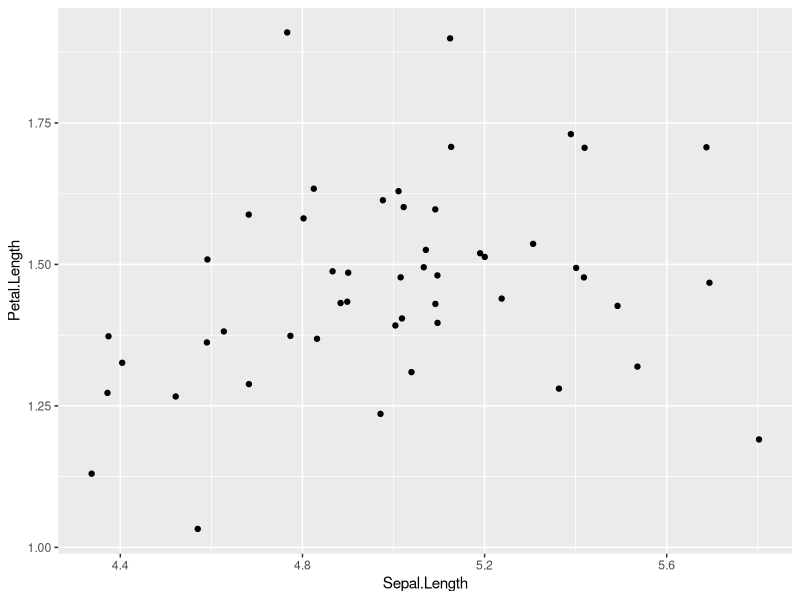

The R source for this figure: (Note: this script raises an error after producing the figure.)
## ---- chunk 1
library(dplyr)
library(ggplot2)

## ---- chunk 2

head(iris)


## ---- chunk 3
str(iris)
## ---- chunk 4

data_temp <- iris[iris$Species == "setosa",]

str(data_temp)

## ---- chunk 5
library(dplyr)

data_temp <- filter(iris, Species == "setosa")

str(data_temp)

## ---- chunk 6
library(ggplot2)
iris%>%
  filter(Species == "setosa")%>%
  filter(Sepal.Length > 0.02)%>%
  select(Sepal.Length, Petal.Length)%>%
  ggplot(aes(x = Sepal.Length, y = Petal.Length))+
    geom_jitter()

## ---- chunk 7
#filter(data, argument1 &| argument2 &| ... )

filter(iris, Species == "setosa" & Sepal.Length > 0.3)

## ---- chunk 8
#select(data, colonne1, colonne2,...)

select(iris, Sepal.Width, Sepal.Length)

## ---- chunk 9
# ex. summarise(data, moyenne = mean(variable), mediane = median(variable)
#, N = n())

summarise(iris, 
          moyenne = mean(Sepal.Width), 
          mediane = median(Sepal.Width), 
          N = n())

## ---- chunk 10
data_temp <- group_by(iris, Species)
summarise(data_temp,
          moyenne = mean(Sepal.Width), 
          mediane = median(Sepal.Width), 
          N = n())

## ---- chunk 11
data_temp <- select(iris, Sepal.Width)
# mutate(data, new_variable_name/variable_name = transformation)
mutate(data_temp, 
       Sepal.Width_2 = Sepal.Width + 3.14)

## ---- chunk 12
data_temp <- select(iris, Sepal.Width, Species)
# mutate(data, new_variable_name/variable_name = if_else(test, alors, sinon))
mutate(data_temp, 
       Sepal.Width_2 = if_else(Species == "setosa", 
                               Sepal.Width + 3.14, 
                               Sepal.Width))
## ---- chunk 13
data_temp <- select(iris, Sepal.Width, Species)
# mutate(data, nouveau_nom = ancien_nom)
rename(data_temp, Width = Sepal.Width)

## ---- chunk 14
data_temp <- select(iris, Sepal.Width, Species)
# arrange(data, variable_to_order, desc(variable_to_order_in_desc._order))
arrange(data_temp, desc(Sepal.Width))

## ---- chunk 15
iris%>%
  filter(Species == "setosa")%>%
  select(Sepal.Length)%>%
  summarise(somme = sum(Sepal.Length))
## ---- chunk 16
library(tidyr)

# gather(key = "nom_de_la_colonne_condition", 
#         value = "nom_de_la_colonne_valeur", 
#         -nom_des_colonnes_a_ignorer)

iris%>%
  gather(key = "part", value = "size", -Species)


## ---- chunk 17
iris%>%
  gather(key = "part", value = "size", -Species)
## ---- chunk 18
library(tibble) # nécessaire pour utiliser la fonction rowid_to_column()
temp <- iris%>%
  rowid_to_column(var = "ID")%>% # Il est nécessaire 
  #d'ajouter une colonne ID pour que spread()  puisse fonctionner
  gather(key = "part", value = "size", -Species, -ID)

temp%>%
  spread(part, size)
## ---- chunk 19
knitr::include_graphics("pyramid_ggplot.JPG")
## ---- chunk 20
ggplot(iris, aes(x = Sepal.Length, y = Petal.Width, color = Species))
## ---- chunk 21
ggplot(iris, aes(x = Sepal.Length, y = Petal.Width, color = Species)) + 
  geom_point()

## ---- chunk 22
ggplot(iris, aes(x = Sepal.Length, y = Petal.Width, color = Species)) + 
  geom_boxplot()
## ---- chunk 23
ggplot(iris, aes(x = Sepal.Length, y = Petal.Width, fill = Species)) + 
  geom_boxplot()
## ---- chunk 24
knitr::include_graphics("cheat_sheet_ggplot.JPG")
## ---- chunk 25

ggplot(iris, aes(x = Petal.Width, y = Sepal.Width)) + geom_point()

## ---- chunk 26

ggplot(iris, aes(x = Petal.Width, y = Sepal.Width, color = Petal.Length)) + 
  geom_point()

## ---- chunk 27

ggplot(iris, aes(x = Species, y = Sepal.Width)) + geom_boxplot()

## ---- chunk 28
ggplot(iris, aes(x = Sepal.Width)) + geom_histogram()

## ---- chunk 29
iris%>%
  gather(key = "part", value = "size", -Species)%>%
ggplot(aes(x = size, fill = part)) + geom_density()

## ---- chunk 30
iris%>%
  gather(key = "part", value = "size", -Species)%>%
  ggplot(aes(x = part, y = size)) + geom_bar(stat = "identity")
## ---- chunk 31
iris%>%
  group_by(Species)%>%
  summarise(moyenne.sepal.width = mean(Sepal.Width, na.rm = TRUE),
            sd.sepal.width = sd(Sepal.Width, na.rm = TRUE))
## ---- chunk 32
iris%>%
  group_by(Species)%>%
  summarise(moyenne.sepal.width = mean(Sepal.Width, na.rm = TRUE),
            sd.sepal.width = sd(Sepal.Width, na.rm = TRUE))%>%
  ggplot(aes(x = Species, y = moyenne.sepal.width)) + 
    geom_bar(stat = "identity")+
    geom_errorbar(aes(ymin = moyenne.sepal.width - sd.sepal.width, 
                      ymax = moyenne.sepal.width + sd.sepal.width))
## ---- chunk 33
ggplot(iris, aes(x = Sepal.Width)) + 
  geom_histogram(color = "red")

## ---- chunk 34
ggplot(iris, aes(x = Sepal.Width)) + 
  geom_histogram(color = "red", fill ="black")

## ---- chunk 35
iris%>%
  gather(key = "part", value = "size", -Species)%>%
ggplot(aes(x = size, fill = part)) + geom_density()

## ---- chunk 36
iris%>%
  gather(key = "part", value = "size", -Species)%>%
ggplot(aes(x = size, fill = part)) + geom_density(alpha = 0.5)

## ---- chunk 37
ggplot(iris, aes(x = Species, y = Sepal.Width)) + geom_boxplot(width = 0.5)

## ---- chunk 38

ggplot(iris, aes(x = Species, y = Sepal.Width)) + geom_boxplot(width = 0.5)+
  labs(x = "Espèces", y = "largeur pétales", title = "Mon joli boxplot")

## ---- chunk 39

ggplot(iris, aes(x = Species, y = Sepal.Width)) + geom_boxplot(width = 0.5)+
  labs(x = "Espèces", y = "largeur pétales", title = "Mon joli boxplot")+
  theme_minimal()

## ---- chunk 40
knitr::include_graphics("version_control_github.JPG")
## ---- chunk 41
knitr::include_graphics("version_control_proj.JPG")
## ---- chunk 42
knitr::include_graphics("version_control_repo.JPG")
## ---- chunk 43
knitr::include_graphics("version_control_git_onglet.JPG")
## ---- chunk 44
knitr::include_graphics("version_control_commit.JPG")
